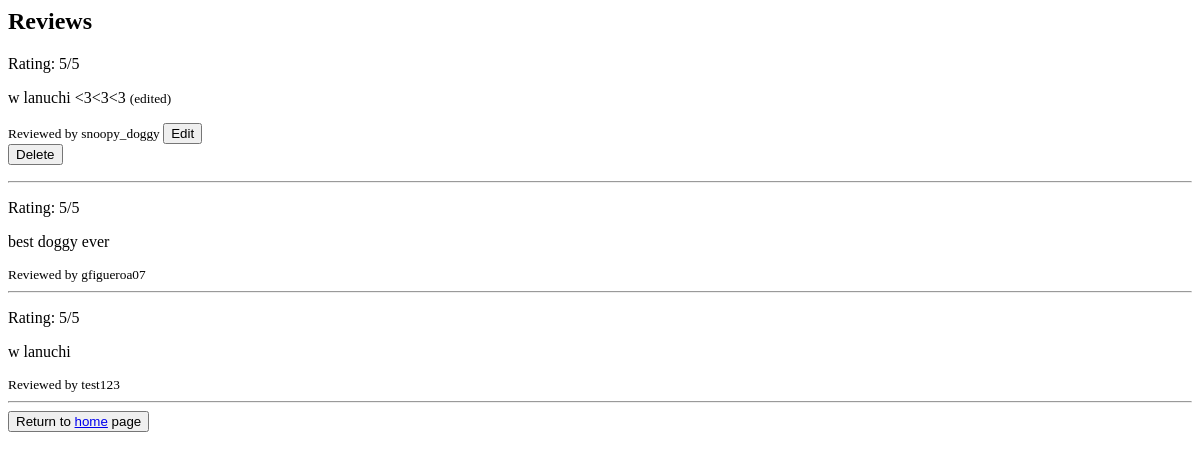
Before: /users/reviews/14/ (signed in) with the older database file.
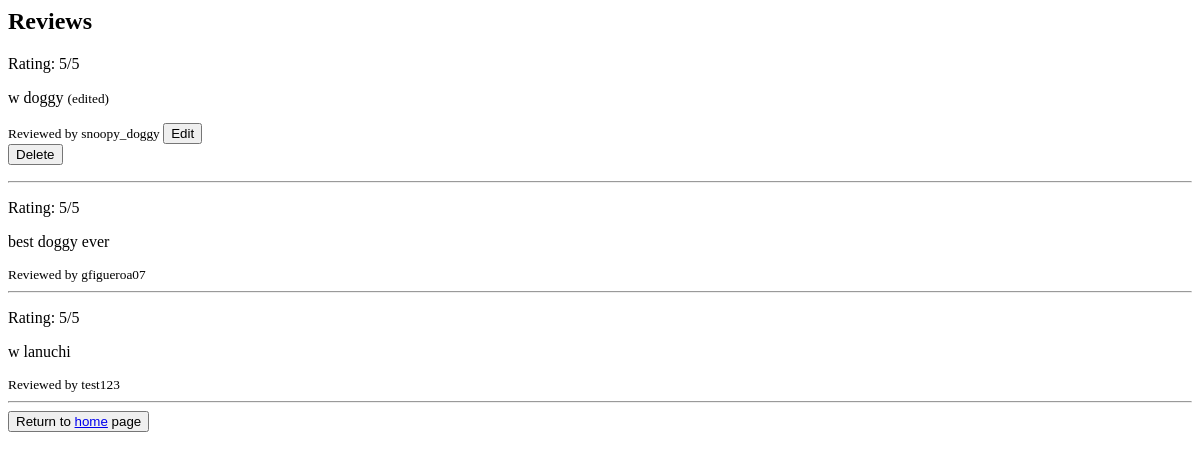
After: the same page with the newer database file.
### users/models.py (models this page shows, shortened)
class Review(models.Model):
    review_written = models.ForeignKey(Profile, on_delete=models.CASCADE, related_name='reviews_written')
    review_received = models.ForeignKey(Profile, on_delete=models.CASCADE, related_name='reviews_received')
    images = models.ImageField(upload_to='review_pics/', blank=True, null=True)
    edited = models.BooleanField(default=False)
    rating = models.IntegerField(validators=[
        MinValueValidator(1),
        MaxValueValidator(5),
    ])
    comment = models.TextField(blank=True)
    created_at = models.DateTimeField(auto_now_add=True)
    class Meta:
        constraints = [
            models.UniqueConstraint(
                fields=['review_received', 'review_written'],
                name='one_review_per_user_per_profile'
            )
        ]

class Profile(models.Model):
    user = models.OneToOneField(User, on_delete=models.CASCADE)
    profile_name = models.CharField(max_length=30, unique=False, blank=True, null=False)
    profile_picture = models.ImageField(upload_to='profile_pics/', blank=True, null=True)
    location = models.TextField(blank=False)
    description = models.TextField(blank=True)
    avg_review_score = models.FloatField(default=0.0)
    skills = models.TextField(blank=True)
    resume = models.FileField(upload_to='resumes/', blank=True, null=True)

### users/views.py (the view)
# urls.py: path('reviews/<int:profile_id>/', views.review_page, name='reviews'),
def review_page(request, profile_id):
    profile = get_object_or_404(Profile, id=profile_id)
    reviews = Review.objects.filter(review_received=profile).annotate(written_by_user=Case(When(review_written=request.user.profile, then=Value(True)), default=Value(False), output_field=BooleanField())).order_by('-written_by_user', '-id')
    return render(request, 'users/review_page.html', {'profile': profile, 'reviews': reviews})

### users/templates/users/review_page.html (shortened to what this page needs)
<h2>Reviews</h2>
{% if reviews %}
    {% for review in reviews %}
        <div class="review">
            <p>Rating: {{ review.rating }}/5</p>
            <p>{{ review.comment }} {% if review.edited %}<small>(edited)</small>{% endif %}</p>
            <small>
                Reviewed by {{ review.review_written.user.username }}
            </small>
            {% if review.review_written == request.user.profile %}
                <a href="{% url 'review_edit' review.id %}"><button>Edit</button></a>
                <form method="post" action="{% url 'review_delete' review.id %}">
                <button type="submit">Delete</button>
                </form>
            {% endif %}
            <hr>
        </div>
    {% endfor %}
{% else %}
    <p>No reviews yet.</p>
{% endif %}
<button>Return to <a href='/'>home</a> page</button>

Changed rows visible on the page:
removed Review: rating "5", comment "w lanuchi <3<3<3", edited "(edited)", review_written.user.username "snoopy_doggy", shows "Edit"
added Review: rating "5", comment "w doggy", edited "(edited)", review_written.user.username "snoopy_doggy", shows "Edit"
